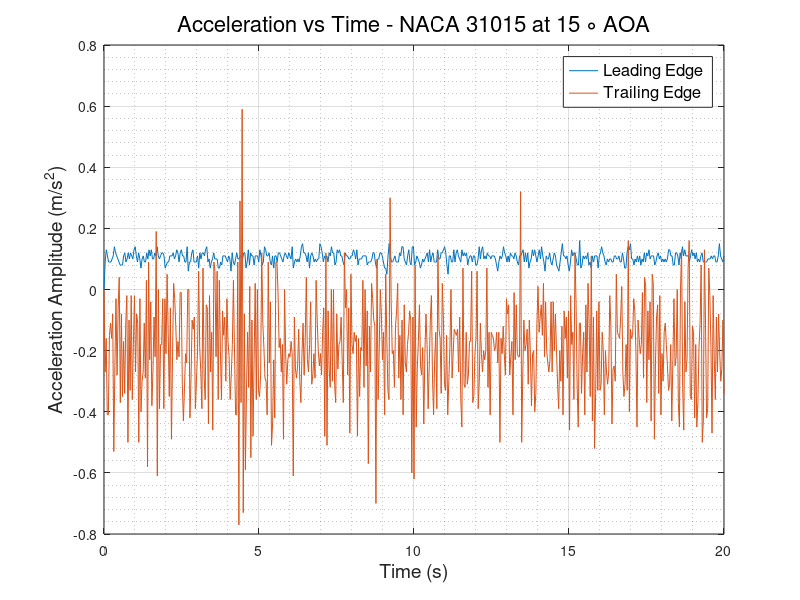
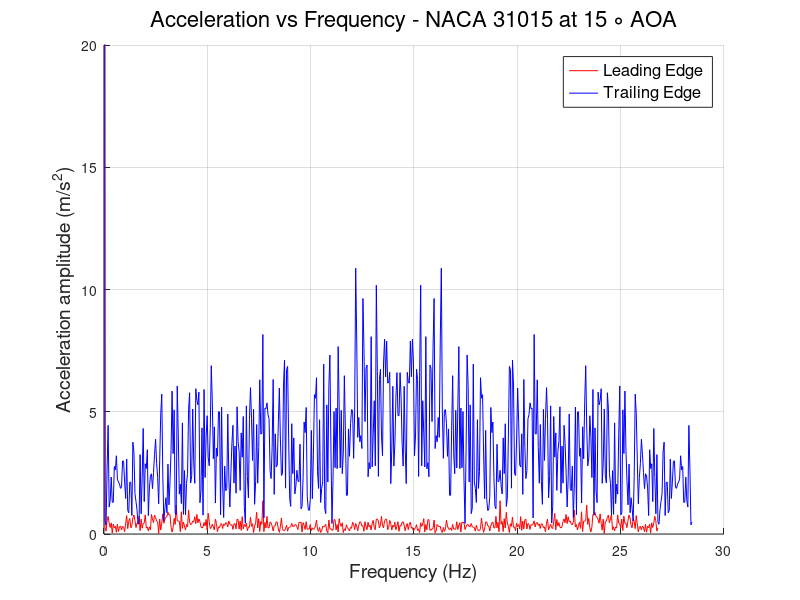

Recreate these plots in MATLAB, in order.
clc
clear
close all
%% READING ACCELEROMETER DATA and defining Variables
                        % LEADING EDGE %
data   = xlsread('LE_500rpm.csv');
LE_time   = data(:,1);
LE_X_acc  = data(:,2);
LE_Y_acc  = data(:,3);
LE_Z_acc  = data(:,4);
% LE_R_acc  = sqrt(LE_X_acc.^2 + LE_Y_acc.^2 + LE_Z_acc.^2);
% plot(LE_time,LE_R_acc)
N      = numel(LE_time);
Ts     = abs(diff(LE_time(1:2)));
fs     = 1/Ts;
f_axis = [0:N-1]*fs/N;
A_freq_LE = fft(LE_Z_acc);
figure(1) 
plot(LE_time,LE_Z_acc)
hold on
figure(2)
hold on
plot(f_axis,abs(A_freq_LE),'-r','LineWidth',0.5)
grid on 
grid minor
                        % TRAILING EDGE %
data   = xlsread('TE_500rpm.csv');
TE_time   = data(:,1);
TE_X_acc  = data(:,2);
TE_Y_acc  = data(:,3);
TE_Z_acc  = data(:,4);
TE_R_acc  = sqrt(TE_X_acc.^2 + TE_Y_acc.^2 + TE_Z_acc.^2);
% plot(TE_time,TE_R_acc)
N      = numel(TE_time);
Ts     = abs(diff(TE_time(1:2)));
fs     = 1/Ts;
f_axis = [0:N-1]*fs/N;
A_freq_TE = fft(TE_Z_acc);
figure(1)
plot(TE_time, TE_Z_acc)
grid on
grid minor
xlabel('Time (s)','FontSize',14,'FontWeight','normal')
ylabel('Acceleration Amplitude (m/s^2)','FontSize',14,'FontWeight','normal')
legend ('Leading Edge','Trailing Edge','FontSize',12,'FontWeight','normal')
title('Acceleration vs Time - NACA 31015 at 15 \circ AOA','FontSize',16,'FontWeight','normal')
% ylim([0.5 2])
figure(2)
plot(f_axis,abs(A_freq_TE),'-b','LineWidth',0.5)
grid on 
grid minor
ylabel('Acceleration amplitude (m/s^2)','FontSize',14,'FontWeight','normal')
xlabel('Frequency (Hz)','FontSize',14,'FontWeight','normal')
ylim([0 20])
legend ('Leading Edge','Trailing Edge','FontSize',12,'FontWeight','normal')
title('Acceleration vs Frequency - NACA 31015 at 15 \circ AOA','FontSize',16,'FontWeight','normal')
